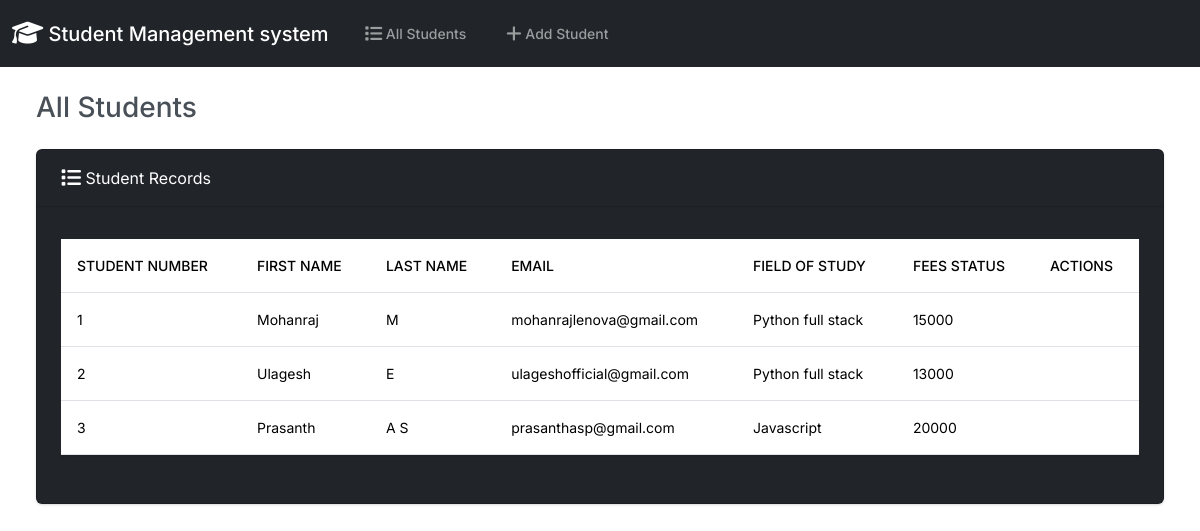
/index, run on the app's committed database.
### studentapp/models.py (models this page shows, shortened)
class student(models.Model):
    student_number = models.PositiveIntegerField()
    first_name = models.CharField(max_length=50)
    last_name = models.CharField(max_length=50)
    email = models.EmailField(max_length=100)
    feild_of_study = models.CharField(max_length=100)
    Fees_status = models.IntegerField()

### studentapp/views.py (the view)
# urls.py: path("index", views.index,name="index"),
def index(request):
    return render(request, "index.html", {'student': student.objects.all()})

### templates/index.html (shortened to what this page needs)
{% load static %}
<!DOCTYPE html>
<html lang="en">
<head>
    <link rel="stylesheet" href="https://cdnjs.cloudflare.com/ajax/libs/font-awesome/6.5.1/css/all.min.css">
    <link href="{% static 'css/bootstrap.min.css' %}" rel="stylesheet" >
</head>
<body class="d-flex flex-column min-vh-100">
    <nav class="navbar navbar-expand-lg bg-dark" data-bs-theme="dark">
        <div class="container-fluid">
          <a class="navbar-brand" href="#">
            <i class="fa-solid fa-graduation-cap fa-lg"></i> Student Management system</a>
          <div class="collapse navbar-collapse" id="navbarColor02">
            <ul class="navbar-nav me-auto">
              <li class="nav-item">
                <a class="nav-link" href="#">
                     All Students</a>
              </li>
              <li class="nav-item">
                <a class="nav-link" href="#">
                     Add Student</a>
              </li>
            </ul>
          </div>
        </div>
      </nav>
      <div class="container-fluid">
        <h3 class="m-4">All Students</h3>
        <div class="row">
        <div class="col-12">
            {% if student %}
            <div class="card text-white bg-dark ms-4 me-4 mb-4">
                <div class="card-header">
                    <i class="fa-solid fa-list fa-lg"></i> Student Records
                </div>
                <div class="card-body">
                  <p class="card-text">
                    <div class="table-responsive">
                        <table class="table table-hover">
                            <thead>
                              <tr>
                                <th scope="col">Student Number</th>
                                <th scope="col">First Name</th>
                                <th scope="col">Last Name</th>
                                <th scope="col">Email</th>
                                <th scope="col">Field of Study</th>
                                <th scope="col">Fees Status</th>
                                <th scope="col">Actions</th>
                              </tr>
                              <tbody>
                                {% for students in student %}
                                  <tr>
                                      <td>{{ students.student_number }}</td>
                                      <td>{{ students.first_name }}</td>
                                      <td>{{ students.last_name }}</td>
                                      <td>{{ students.email }}</td>
                                      <td>{{ students.feild_of_study }}</td>
                                      <td>{{ students.Fees_status }}</td>
                                      <td>
                                      </td>
                                  </tr>
                                {% endfor %}
                              </tbody>
                            </thead>
                          </table>
                    </div>
                  </p>
                </div>
            </div>
            {% else %}
            <h5 class="alert alert-primary ms-4 me-4">No Student Records</h5>
            {% endif %}
        </div>
      </div>
    </div>
</body>
</html>

### data on the page
student: student_number "1", first_name "Mohanraj", last_name "M", email "mohanrajlenova@gmail.com", feild_of_study "Python full stack", Fees_status "15000"
student: student_number "2", first_name "Ulagesh", last_name "E", email "ulageshofficial@gmail.com", feild_of_study "Python full stack", Fees_status "13000"
student: student_number "3", first_name "Prasanth", last_name "A S", email "prasanthasp@gmail.com", feild_of_study "Javascript", Fees_status "20000"
